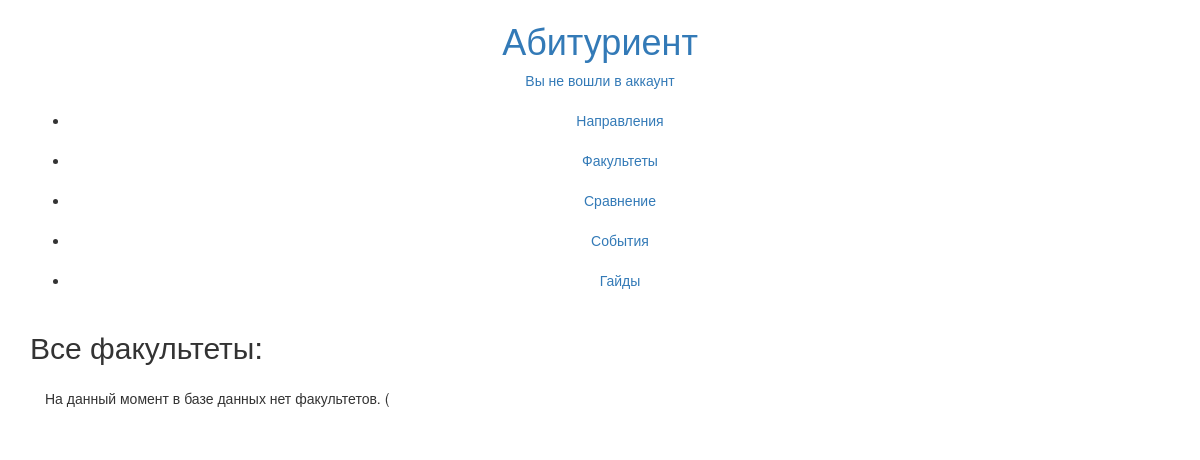
The page /facults on the database as committed earlier.
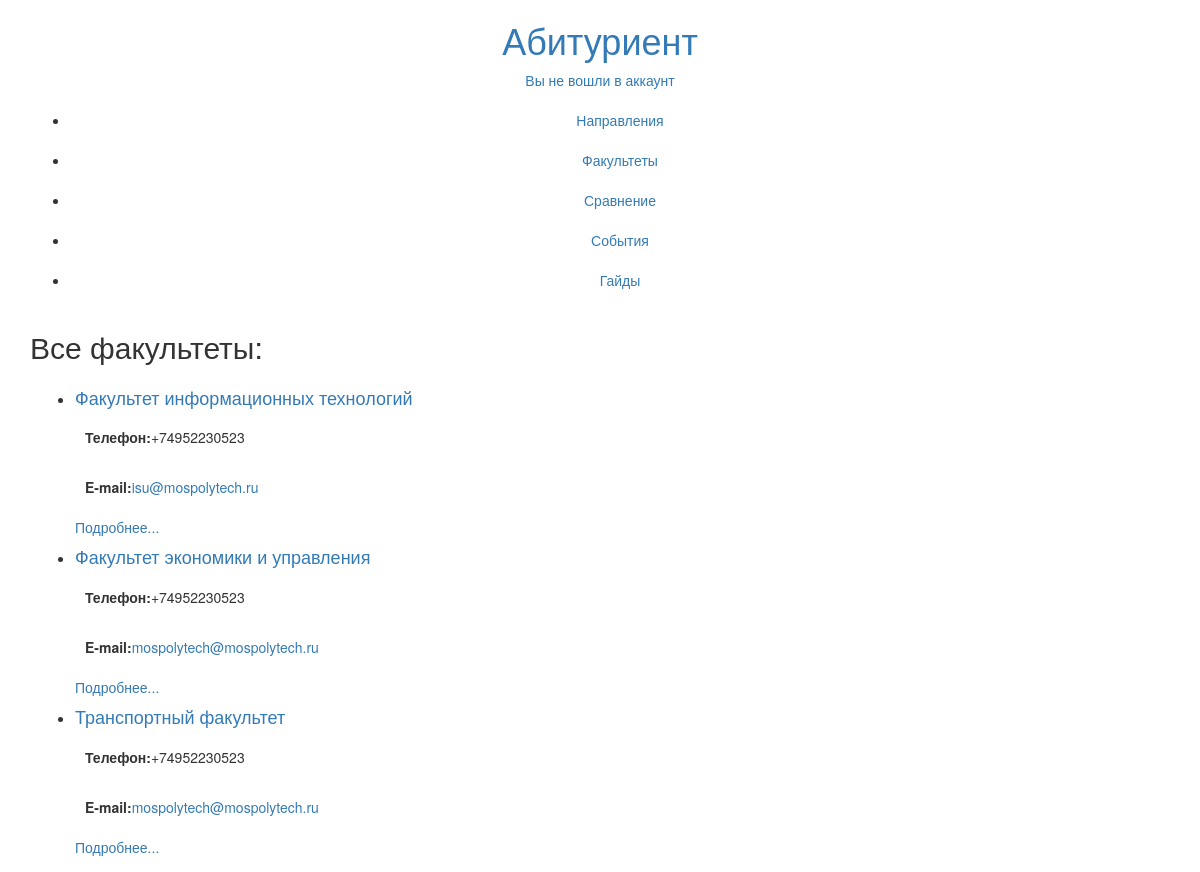
The same page on the database as committed later.
### catalog/models.py (models this page shows, shortened)
class Faculty(models.Model):
    name = models.CharField (max_length = 200, verbose_name = "Название факультета")
    description = models.TextField (max_length = 2000, verbose_name = "Описание")
    dean = models.ForeignKey ( Teacher, on_delete = models.SET_NULL, null = True)
    adres = models.CharField (max_length = 255, verbose_name = "Адрес")
    phone = models.CharField (max_length = 12, verbose_name = "Телефон")
    email = models.EmailField (max_length=255 )
    def getAbsoluteUrl(self):
        return reverse("faculty-details", args=[str(self.id)])

### catalog/views.py (the view)
class facultsList (generic.ListView):
    model = models.Faculty
    context_object_name = "facults_list"
    template_name = "facults-list.html"

### catalog/templates/facults-list.html (shortened to what this page needs)
{% extends "base-generic.html" %}
{% block content %}
<h2 class = "page-title">Все факультеты:</h2>
<section class = "main-content">
  {% if facults_list %}
  <ul>
    {% for faculty in facults_list %}
    <li>
      <h4 class = "block-title"><a href = {{faculty.getAbsoluteUrl}}>{{faculty.name}}</a></h4>
      <p><b>Телефон:</b>{{faculty.phone}}</p>
      <p><b>E-mail:</b><a href = "mailto:{{faculty.email}}">{{faculty.email}}</p>
      <a class = "button" href = "{{faculty.getAbsoluteUrl}}">Подробнее...</a>
    </li>
    {% endfor %}
  {% else %}
    <p>На данный момент в базе данных нет факультетов. (</p>
  {%endif%}
</section>
{% endblock %}

Rows that differ between the two databases and show on the page:
added Faculty: name "Факультет информационных технологий", phone "+74952230523", email "isu@mospolytech.ru"
added Faculty: name "Факультет экономики и управления", phone "+74952230523", email "mospolytech@mospolytech.ru"
added Faculty: name "Транспортный факультет", phone "+74952230523", email "mospolytech@mospolytech.ru"
Other text that changed with them:
text no longer shown: "На данный момент в базе данных нет факультетов. ("
